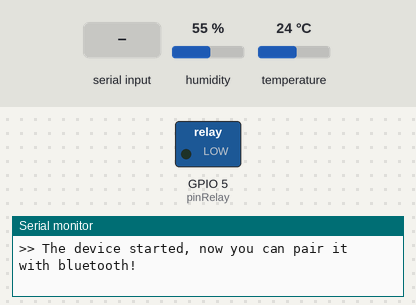
Bench run of a sketch on a simulated ESP32. On the bench: switched loads named in the sketch (green lamp = pin HIGH), the last lines printed to the serial monitor. The inputs (shaded band) are chosen by the test bench; at power-on: humidity 55 %, temperature 24 °C. Nothing arrives over Bluetooth unless stated.

Above: at 1.2 s.
1.3 s: "Relay_on\n" received over the second serial link
At 2.0 s:
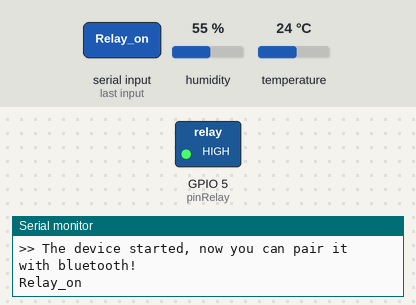
2.9 s: "Relay_off\n" received over the second serial link
At 3.9 s:
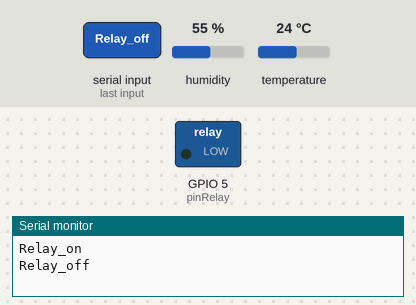
Timing chart, 0 to 5.9 s (numbered marks = the images above; inputs shaded):
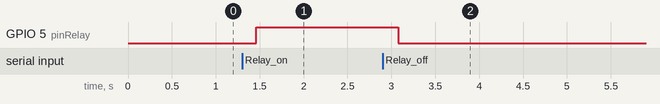

Measured:
- after the input at 1.3 s, GPIO 5 (pinRelay): LOW → HIGH after 0.16 s
- after the input at 2.9 s, GPIO 5 (pinRelay): HIGH → LOW after 0.18 s

The sketch:

Bluetooth_Classic_Android.ino
```cpp
#include "BluetoothSerial.h"
#include <DHT.h>
#define DHTPIN 4
#define DHTTYPE DHT11
DHT dht(DHTPIN, DHTTYPE);

//Check if Bluetooth configs are enabled.
#if !defined(CONFIG_BT_ENABLED) || !defined(CONFIG_BLUEDROID_ENABLED)
#error Bluetooth is not enabled! Please run `make menuconfig` to and enable it
#endif

//Bluetooth Serial object.
BluetoothSerial SerialBT;
char *pin = "6622";

//GPIO where LED is connected to.
int pinRelay = 5;

//Handle received and sent messages.
String incomingMessage = "";
char incomingChar;
String outcomingMessage = "";
char outcomingChar;
String temphumidString = "";

//Timer: auxiliar variables
unsigned long previousMillis = 0;    //Stores last time temperature was published.
const long interval = 5000;          //Interval at which to publish sensor readings.
//********************************************************************************************
void setup() {
  pinMode(pinRelay, OUTPUT);
  Serial.begin(115200);
  dht.begin();

  //Bluetooth device name.
  SerialBT.begin("MyESP32");
  SerialBT.setPin(pin);
  Serial.println(">> The device started, now you can pair it with bluetooth!");
}
//********************************************************************************************
void loop() {
  unsigned long currentMillis = millis();
  //Send temperature readings.
  if (currentMillis - previousMillis >= interval) {
    previousMillis = currentMillis;
    temphumidString = "Temperature: " + String(dht.readTemperature()) + "C  " + "Humidity: " +  String(dht.readHumidity()) + "%";
    Serial.println(temphumidString);
    SerialBT.println(temphumidString);
  }

  //Read received messages (Relay control command).
  if (SerialBT.available()) {
    incomingChar = SerialBT.read();
    if (incomingChar != '\n') {
      incomingMessage += String(incomingChar);
    }
    else {
      incomingMessage = "";
    }
    Serial.write(incomingChar);
  }

  //Check received message and control output accordingly.
  if (incomingMessage == "Relay_on") {
    digitalWrite(pinRelay, HIGH);
  }
  else if (incomingMessage == "Relay_off") {
    digitalWrite(pinRelay, LOW);
  }

  //Send messages.
  if (Serial.available()) {
    outcomingChar = Serial.read();
    if (outcomingChar != '\n' && outcomingChar != '\r') {
      outcomingMessage += String(outcomingChar);
    }
    else {
      SerialBT.println(outcomingMessage);
      outcomingMessage = "";
    }
  }
  delay(20);
}
//********************************************************************************************
```
